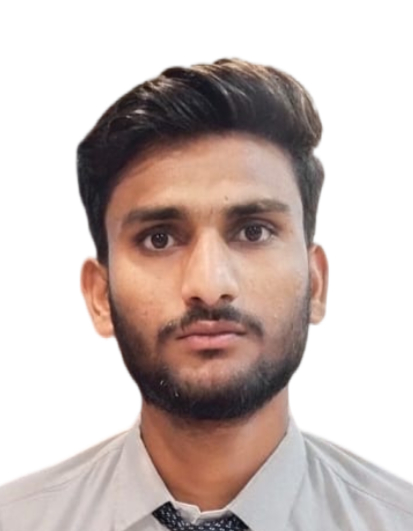
#> input picture 04_Histogram/input.jpg, 413 x 531 px
$ python program.py
#> lines starting #> are read from the running program, lines starting #| are printed output that depends on the picture
import numpy as np
import cv2

img = cv2.imread("input.jpg", 0)
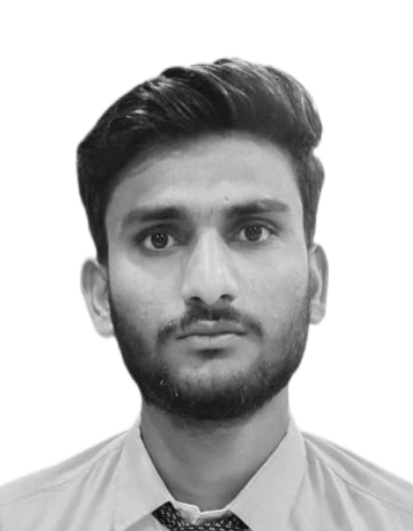
#> img: shape (531, 413); min 10, max 255, mean 193.3
min = np.min(img)
#> min = 10
max = np.max(img)
#> max = 255
st = (img - min) * (255.0 / (max - min))
st = st.astype(np.uint8)
cv2.imwrite("output.png", st)
